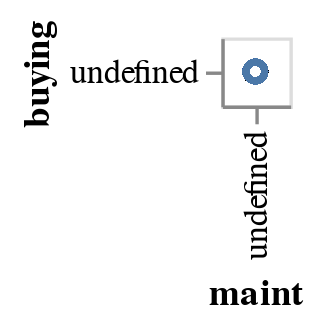

Write notebook code for a chart like this one.
### Code cell
import altair as alt


alt.Chart(data).mark_point().encode(
    x='maint:O',  # specify nominal data
    y='buying:O',
)

### Figure 1 — Vega-Lite specification as saved in the notebook (floating-point values rounded to 4 significant figures; data arrays with more than 128 entries replaced by an {"elided": "..."} marker saying what was removed)
{"config": {"view": {"continuousWidth": 300, "continuousHeight": 300}}, "data": {"name": "data-aed80b7bf119a4e2a212838d66d9c3ed"}, "mark": {"type": "point"}, "encoding": {"x": {"field": "maint", "type": "ordinal"}, "y": {"field": "buying", "type": "ordinal"}}, "$schema": "https://vega.github.io/schema/vega-lite/v5.16.3.json", "datasets": {"data-aed80b7bf119a4e2a212838d66d9c3ed": {"elided": "1728 records"}}}
